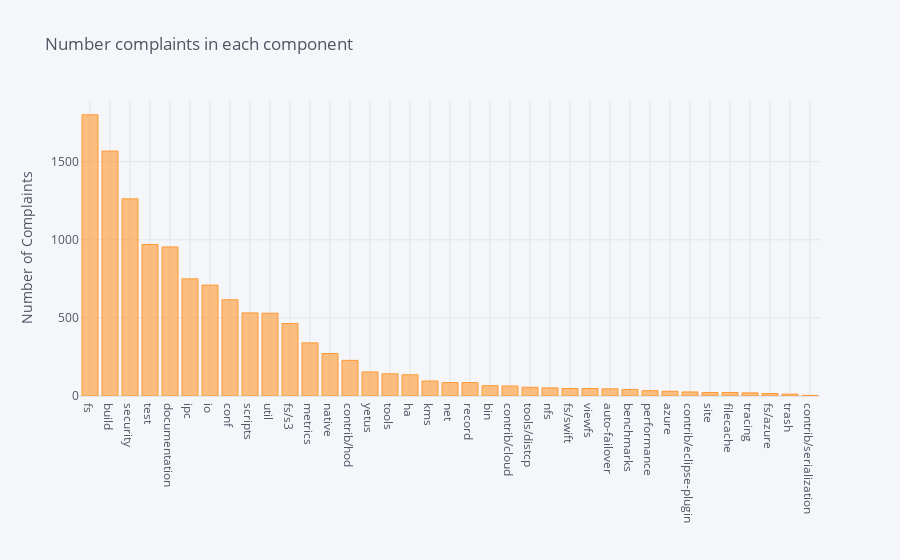

Here is the notebook cell this chart was saved with:
### Code cell
'''pius_word1.df['component'].value_counts().sort_values(ascending=False).iplot(kind = 'bar', yTitle = 'Number of Complaints', title = 'Number complaints in each component')'''

### Figure 1 — Plotly figure (JSON) as saved in the notebook; plotly's stock layout.template omitted (floating-point values rounded to 4 significant figures)
{"data": [{"marker": {"color": "rgba(255, 153, 51, 0.6)", "line": {"color": "rgba(255, 153, 51, 1.0)", "width": 1}}, "name": "component", "orientation": "v", "text": "", "type": "bar", "x": ["fs", "build", "security", "test", "documentation", "ipc", "io", "conf", "scripts", "util", "fs/s3", "metrics", "native", "contrib/hod", "yetus", "tools", "ha", "kms", "net", "record", "bin", "contrib/cloud", "tools/distcp", "nfs", "fs/swift", "viewfs", "auto-failover", "benchmarks", "performance", "azure", "contrib/eclipse-plugin", "site", "filecache", "tracing", "fs/azure", "trash", "contrib/serialization"], "y": [1800, 1568, 1262, 970, 954, 750, 710, 616, 532, 530, 464, 340, 272, 228, 154, 142, 136, 96, 86, 86, 66, 64, 56, 52, 48, 48, 46, 42, 34, 30, 26, 22, 22, 20, 16, 12, 4]}], "layout": {"legend": {"bgcolor": "#F5F6F9", "font": {"color": "#4D5663"}}, "paper_bgcolor": "#F5F6F9", "plot_bgcolor": "#F5F6F9", "title": {"font": {"color": "#4D5663"}, "text": "Number complaints in each component"}, "xaxis": {"gridcolor": "#E1E5ED", "showgrid": true, "tickfont": {"color": "#4D5663"}, "title": {"font": {"color": "#4D5663"}, "text": ""}, "zerolinecolor": "#E1E5ED"}, "yaxis": {"gridcolor": "#E1E5ED", "showgrid": true, "tickfont": {"color": "#4D5663"}, "title": {"font": {"color": "#4D5663"}, "text": "Number of Complaints"}, "zerolinecolor": "#E1E5ED"}}}
